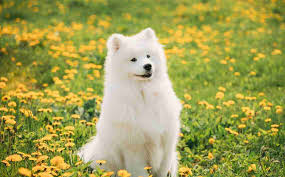
#> input picture Python/phs3.10/cv2/dog.jpg, 285 x 177 px
$ python image.py
#> lines starting #> are read from the running program, lines starting #| are printed output that depends on the picture; after the words box and inside, x2 and y2 are one past the last pixel; in counts of white or black regions, pixels touching at a corner belong together
import cv2
import numpy as np

path = "dog.jpg"

image = cv2.imread(path)
#> image is the input picture: shape (177, 285, 3); mean B, G, R 82.8, 159.8, 161
print(image.shape)
#| (177, 285, 3)

y = image.shape[0]//2
#> y = 88
x = image.shape[1]//2
#> x = 142

cv2.circle(image, (x,y), 20, (0,0,255), -1)
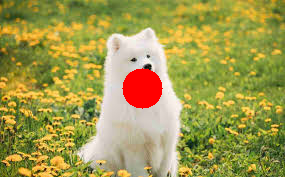
#> image: shape (177, 285, 3); 2.49% of pixels changed, all inside (x1, y1, x2, y2) = (122, 68, 163, 109)
#> (the run stopped early here; a loop or call above may not have finished)
